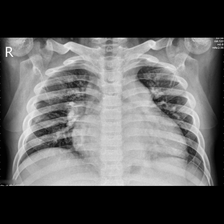
#> input picture lung_xray_224_text_removed/_review/lung_xray_clean_512/test/Cancer/test_cancer22_original.png, 224 x 224 px; its folder holds only this picture in this run
$ python remove_xray_text_224.py --input lung_xray_224_text_removed/_review/lung_xray_clean_512/test/Cancer
#> lines starting #> are read from the running program, lines starting #| are printed output that depends on the picture; after the words box and inside, x2 and y2 are one past the last pixel; in counts of white or black regions, pixels touching at a corner belong together
#> in main, image is the input picture: shape (224, 224, 3); min 0, max 255, mean 96

from pathlib import Path
import argparse
import cv2
import numpy as np

EXTENSIONS = {".jpg", ".jpeg", ".png", ".bmp", ".webp"}


def remove_edge_text(image):
    """
    Conservative heuristic for small, high-contrast text near the edges.
    This is not OCR; review output because anatomy may also be selected.
    """
    gray = cv2.cvtColor(image, cv2.COLOR_BGR2GRAY)
    h, w = gray.shape
#> h = 224; w = 224

    # Search only narrow image-edge strips.
    edge_x = max(4, int(w * 0.07))
#> edge_x = 15
    edge_y = max(4, int(h * 0.07))
#> edge_y = 15

    edge = np.zeros((h, w), np.uint8)
    edge[:edge_y, :] = 255
    edge[-edge_y:, :] = 255
    edge[:, :edge_x] = 255
    edge[:, -edge_x:] = 255

    combined = np.zeros((h, w), np.uint8)

    # Detect both dark and bright small components.
    for mode in (cv2.THRESH_BINARY, cv2.THRESH_BINARY_INV):
        binary = cv2.adaptiveThreshold(
            gray, 255,
            cv2.ADAPTIVE_THRESH_GAUSSIAN_C,
            mode, 21, 7
        )
        binary = cv2.bitwise_and(binary, edge)

        count, labels, stats, _ = cv2.connectedComponentsWithStats(
            binary, connectivity=8
        )

        for i in range(1, count):
            x, y, bw, bh, area = stats[i]

            # Candidate size limits for 224x224 images.
            if not (2 <= bw <= 18 and 3 <= bh <= 18 and 3 <= area <= 180):
                continue

            # Keep only components close to an image edge.
            near_edge = (
                x < edge_x or y < edge_y
                or x + bw > w - edge_x
                or y + bh > h - edge_y
            )
            if not near_edge:
                continue

            # Slightly expand the selected component.
            pad = 2
            x1, y1 = max(0, x-pad), max(0, y-pad)
            x2, y2 = min(w, x+bw+pad), min(h, y+bh+pad)
            combined[y1:y2, x1:x2] = 255
#> this loop made 2 passes
#> count on passes 1 to 2: 31, 30
#> pass 1, in remove_edge_text, `binary = cv2.adaptiveThreshold( gray, 255, cv2.ADAPTIVE_THRESH_GAUSSIA..`:
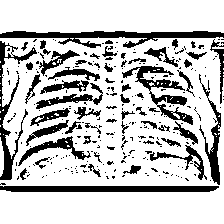
#> binary: shape (224, 224); 77.3% white; 276 black regions (220 under 20 px), largest, box (x1, y1, x2, y2) and area: (0, 31, 224, 48) 1566, (0, 186, 219, 192) 1277, (122, 66, 193, 125) 1037
#> pass 1, in remove_edge_text, `binary = cv2.bitwise_and(binary, edge)`:
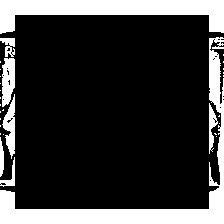
#> binary: shape (224, 224); 21.3% white; 30 white regions (22 under 20 px), largest, box (x1, y1, x2, y2) and area: (0, 37, 224, 224) 5152, (0, 0, 224, 34) 3879, (2, 58, 15, 107) 505
#> pass 1, in remove_edge_text, `count, labels, stats, _ = cv2.connectedComponentsWithStats( binary, co..`:
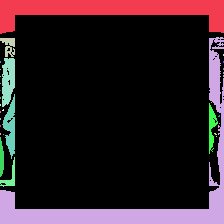
#> labels: shape (224, 224) int32; 31 distinct labels, from 0 to 30; one colour per label, 0 black
#> after the loop:
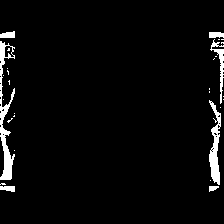
#> binary: shape (224, 224); 3.7% white; 29 white regions (22 under 20 px), largest, box (x1, y1, x2, y2) and area: (0, 41, 15, 180) 782, (209, 100, 221, 185) 512, (210, 39, 224, 104) 236
#> after the loop:
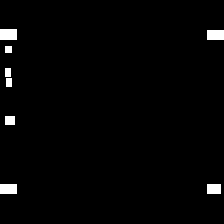
#> combined: shape (224, 224); 1.8% white; 8 white regions, largest, box (x1, y1, x2, y2) and area: (0, 29, 17, 40) 187, (207, 30, 224, 40) 170, (0, 184, 17, 194) 170

    # Remove tiny isolated mask specks.
    combined = cv2.morphologyEx(
        combined, cv2.MORPH_CLOSE,
        cv2.getStructuringElement(cv2.MORPH_ELLIPSE, (3, 3))
    )

    # Inpaint only detected candidates.
    cleaned = cv2.inpaint(image, combined, 3, cv2.INPAINT_TELEA)
    return cleaned, combined


def main():
    parser = argparse.ArgumentParser()
    parser.add_argument("--input", required=True, help="224x224 dataset folder")
    parser.add_argument("--output", default="lung_xray_224_text_removed")
    args = parser.parse_args()

    source = Path(args.input).resolve()
    output = Path(args.output).resolve()

    if not source.is_dir():
        raise SystemExit(f"Input folder not found: {source}")
    if output == source or source in output.parents:
        raise SystemExit("Choose an output folder outside the input folder.")

    files = [
        p for p in source.rglob("*")
        if p.is_file() and p.suffix.lower() in EXTENSIONS
    ]
    if not files:
        raise SystemExit("No supported images found.")

    print(f"Images found: {len(files)}")
    print(f"Saving to: {output}")

    for index, path in enumerate(files, 1):
        relative = path.relative_to(source)
        destination = output / relative
        destination.parent.mkdir(parents=True, exist_ok=True)

        image = cv2.imread(str(path))
        if image is None:
            print(f"Skipping unreadable image: {path}")
            continue

        # Normalize input size to 224x224.
        image = cv2.resize(image, (224, 224), interpolation=cv2.INTER_AREA)
        cleaned, mask = remove_edge_text(image)

        cv2.imwrite(str(destination), cleaned)

        # Save audit previews separately.
        preview_dir = output / "_review" / relative.parent
        preview_dir.mkdir(parents=True, exist_ok=True)
        stem = relative.stem

        overlay = image.copy()
        overlay[mask > 0] = (
            0.45 * overlay[mask > 0]
            + 0.55 * np.array([0, 0, 255])
        ).astype(np.uint8)
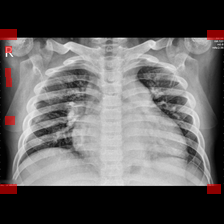
#> overlay: shape (224, 224, 3); 1.83% of pixels changed, all inside (x1, y1, x2, y2) = (0, 29, 224, 194)

        cv2.imwrite(str(preview_dir / f"{stem}_original.png"), image)
        cv2.imwrite(str(preview_dir / f"{stem}_mask.png"), mask)
        cv2.imwrite(str(preview_dir / f"{stem}_overlay.png"), overlay)

        if index % 100 == 0 or index == len(files):
            print(f"Processed {index}/{len(files)}")

    print("\nFinished.")
    print("Cleaned images:", output)
    print("Review previews:", output / "_review")
    print("Check samples before using them for model training.")


if __name__ == "__main__":
    main()

$ run again, on lung_xray_224_text_removed/_review/lung_xray_clean_512/test/NORMAL/IM-0017-0001_original.png
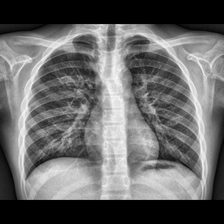
#> input picture lung_xray_224_text_removed/_review/lung_xray_clean_512/test/NORMAL/IM-0017-0001_original.png, 224 x 224 px
#> in main, image is the input picture: shape (224, 224, 3); min 0, max 246, mean 104.8
#> the loop in remove_edge_text, `for mode in (cv2.THRESH_BINARY, cv2.THRESH_BINARY_INV):` made 2 passes
#> count on passes 1 to 2: 21, 43
#> pass 1, in remove_edge_text, `count, labels, stats, _ = cv2.connectedComponentsWithStats( binary, co..`:
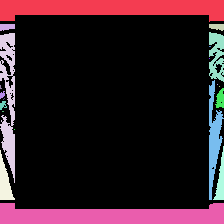
#> labels: shape (224, 224) int32; 21 distinct labels, from 0 to 20; one colour per label, 0 black
#> in main, `overlay[mask > 0] = ( 0.45 * overlay[mask > 0] + 0.55 * np.array([0, 0..`:
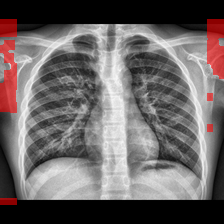
#> overlay: shape (224, 224, 3); 4.7% of pixels changed, all inside (x1, y1, x2, y2) = (0, 19, 224, 205)

$ run again, on lung_xray_224_text_removed/_review/lung_xray_clean_512/test/Cancer/train2_cancer1146_overlay.png
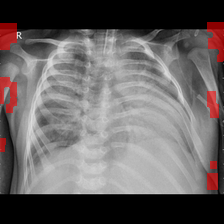
#> input picture lung_xray_224_text_removed/_review/lung_xray_clean_512/test/Cancer/train2_cancer1146_overlay.png, 224 x 224 px
#> in main, image is the input picture: shape (224, 224, 3); mean B, G, R 100.1, 100.1, 105.3
#> the loop in remove_edge_text, `for mode in (cv2.THRESH_BINARY, cv2.THRESH_BINARY_INV):` made 2 passes
#> count on passes 1 to 2: 9, 49
#> pass 1, in remove_edge_text, `count, labels, stats, _ = cv2.connectedComponentsWithStats( binary, co..`:
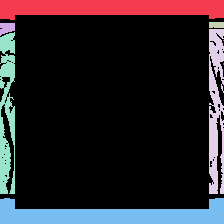
#> labels: shape (224, 224) int32; 9 distinct labels, from 0 to 8; one colour per label, 0 black
#> in main, `overlay[mask > 0] = ( 0.45 * overlay[mask > 0] + 0.55 * np.array([0, 0..`:
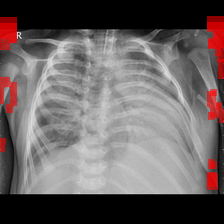
#> overlay: shape (224, 224, 3); 2.93% of pixels changed, all inside (x1, y1, x2, y2) = (0, 16, 224, 187)
